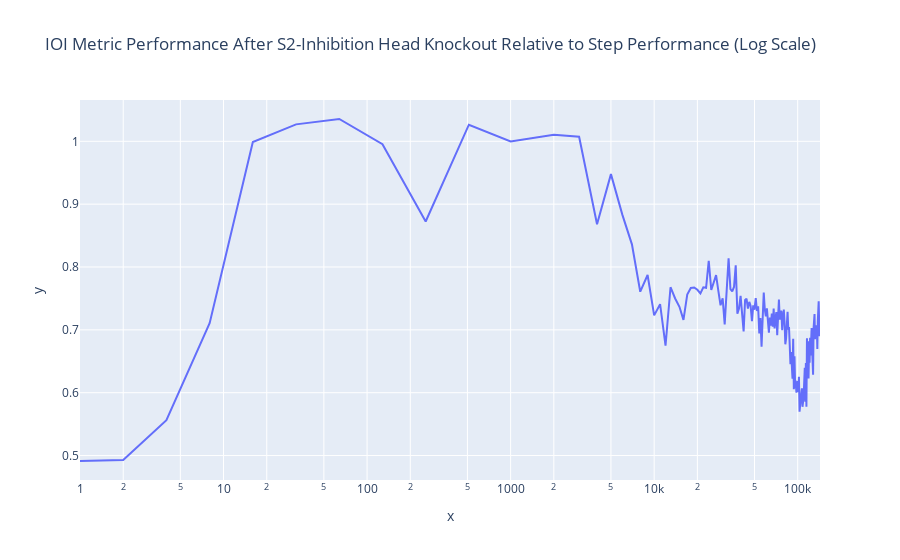

The notebook cell saved with this chart:
### Markdown cell above
### S2-Inhibition Performance

### Code cell
l_line(torch.stack(knockout_drops['s2-inhibition']).cpu(), title="IOI Metric Performance After S2-Inhibition Head Knockout Relative to Step Performance (Log Scale)", x=ckpts, log_x=True)

### Figure 1 — Plotly figure (JSON) as saved in the notebook; plotly's stock layout.template omitted (floating-point values rounded to 4 significant figures; data arrays with more than 128 entries replaced by an {"elided": "..."} marker saying what was removed)
{"data": [{"hovertemplate": "x=%{x}<br>y=%{y}<extra></extra>", "legendgroup": "", "line": {"color": "#636efa", "dash": "solid"}, "marker": {"symbol": "circle"}, "mode": "lines", "name": "", "orientation": "v", "showlegend": false, "type": "scatter", "x": {"elided": "153 int values"}, "xaxis": "x", "y": {"elided": "153 float values"}, "yaxis": "y"}], "layout": {"legend": {"tracegroupgap": 0}, "title": {"text": "IOI Metric Performance After S2-Inhibition Head Knockout Relative to Step Performance (Log Scale)"}, "xaxis": {"anchor": "y", "domain": [0, 1], "title": {"text": "x"}, "type": "log"}, "yaxis": {"anchor": "x", "domain": [0, 1], "title": {"text": "y"}}}}
